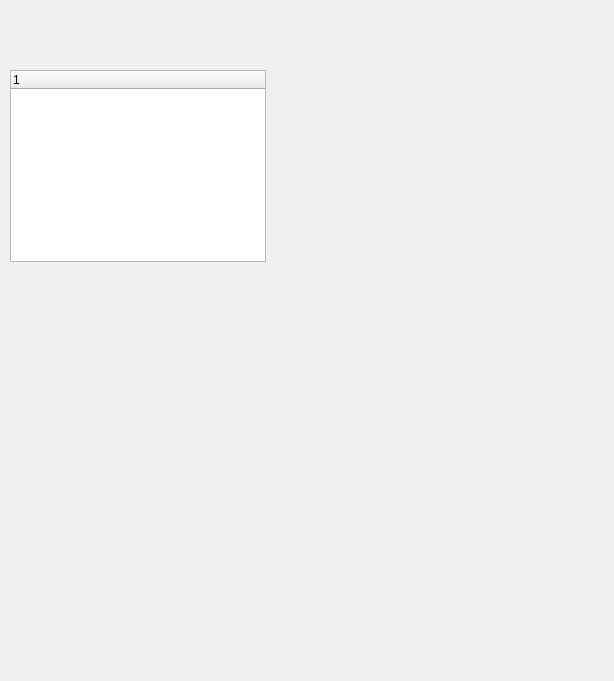
<?xml version="1.0" encoding="UTF-8"?>
<ui version="4.0">
 <class>Form</class>
 <widget class="QWidget" name="Form">
  <property name="geometry">
   <rect>
    <x>0</x>
    <y>0</y>
    <width>614</width>
    <height>681</height>
   </rect>
  </property>
  <property name="windowTitle">
   <string>Form</string>
  </property>
  <widget class="QTreeWidget" name="treeWidget">
   <property name="geometry">
    <rect>
     <x>10</x>
     <y>70</y>
     <width>256</width>
     <height>192</height>
    </rect>
   </property>
   <column>
    <property name="text">
     <string notr="true">1</string>
    </property>
   </column>
  </widget>
 </widget>
 <resources/>
 <connections/>
</ui>
